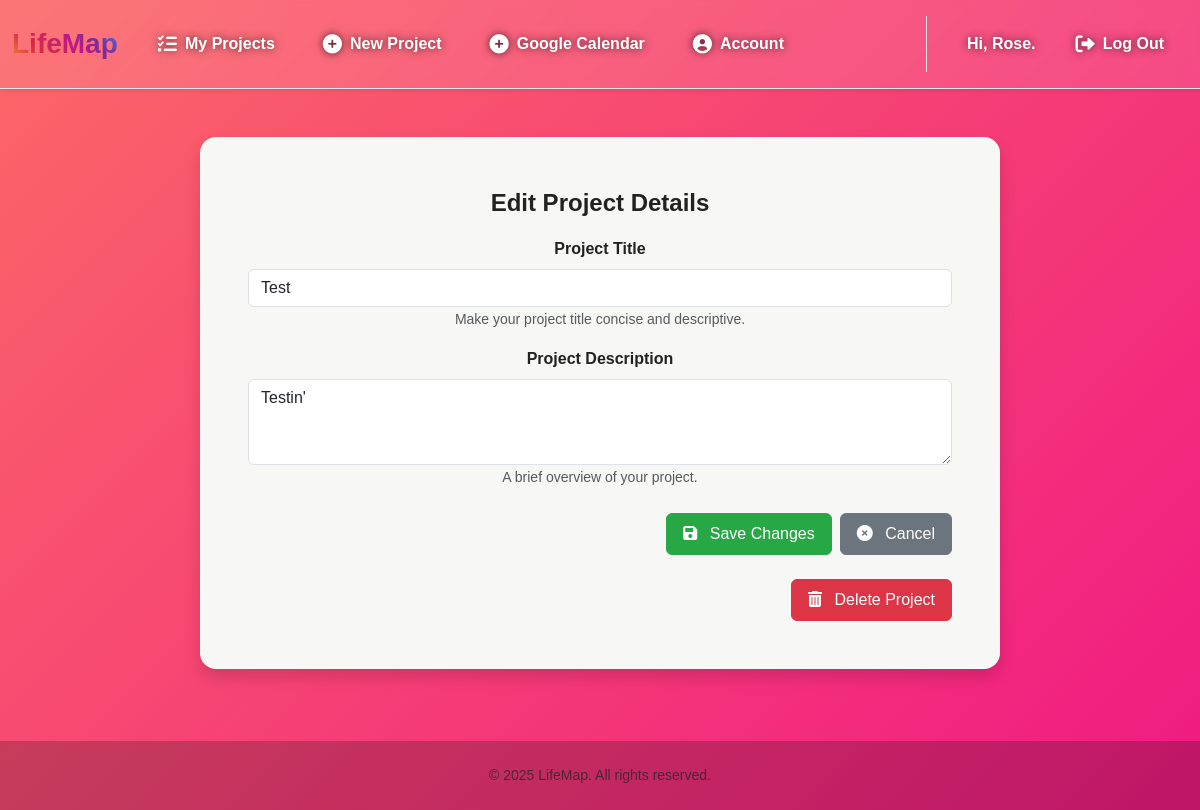
The app's page /projects/1/edit (signed in) with its own data.
### tables this page shows
CREATE TABLE users (
    user_id INTEGER PRIMARY KEY AUTOINCREMENT,
    username TEXT NOT NULL UNIQUE,
    email TEXT UNIQUE,
    password_hash TEXT NOT NULL
, google_token TEXT);

CREATE TABLE projects (
    project_id INTEGER PRIMARY KEY AUTOINCREMENT,
    user_id INTEGER NOT NULL,
    name TEXT NOT NULL,
    description TEXT,
    start_date TEXT,
    end_date TEXT,
    FOREIGN KEY (user_id) REFERENCES users (user_id)
);

### app.py (the view, shortened to what this page needs)
@app.route("/projects/<int:project_id>/edit", methods=["GET", "POST"])
@login_required
def edit_project(project_id):
    user_id = session["user_id"]
    conn = get_db()
    cursor = conn.cursor()
    if request.method == "GET":
        cursor.execute(
            """SELECT name, description FROM projects WHERE user_id = ? AND project_id = ?""",
            (user_id,
             project_id))
        project = cursor.fetchone()
        if project is None:
            return error_page(
                "Project not found or you don't have permission to edit.", 404)
        return render_template(
            "editProject.html",
            current_project=dict(project),
            project_id=project_id,
            username=get_username(user_id))

### app.py (called while the page is built)
@app.after_request
def after_request(response):
    response.headers["Cache-Control"] = "no-cache, no-store, must-revalidate"
    response.headers["Expires"] = 0
    response.headers["Pragma"] = "no-cache"
    return response

### help.py (called while the page is built)
def get_db():
    if 'lifemap_db' not in g:
        g.lifemap_db = sqlite3.connect("LifeMap.db")
        g.lifemap_db.row_factory = sqlite3.Row
    return g.lifemap_db

def login_required(f):
    @wraps(f)
    def decorated_function(*args, **kwargs):
        if session.get("user_id") is None:
            return redirect("/login")
        return f(*args, **kwargs)
    return decorated_function

def get_username(user_id):
    conn = get_db()
    cursor = conn.cursor()
    cursor.execute("""SELECT username FROM users WHERE user_id = ?""", (user_id,))
    username_row = cursor.fetchone()
    return username_row[0] if username_row else None

### templates/editProject.html (shortened to what this page needs)
{% extends "layout.html" %}
{% block username %}
    <div class="username fs-6 fw-bold">Hi, {{username}}.</div>
{% endblock %}
{% block main %}
    <div class="mb-4 shadow rounded-4 p-5 mx-auto" style="background-color: #f7f7f5 !important; max-width: 800px; width: 100%;">
        <form id="editProjectForm" method="POST" action="/projects/{{ project_id }}/edit">
            <div class="mb-3">
                <div class="fs-4 fw-bold mb-3">
                    <label id="edit_project_label">Edit Project Details</label>
                </div>
                <div class="mb-3">
                    <label for="projectTitle" class="form-label fw-semibold">Project Title</label>
                    <input type="text" class="form-control" id="projectTitle" name="projectTitle" value="{{ current_project['name'] }}" required placeholder="Enter new project title">
                    <small class="form-text text-muted">Make your project title concise and descriptive.</small>
                </div>
                <div class="mb-3">
                    <label for="projectDescription" class="form-label fw-semibold">Project Description</label>
                    <textarea class="form-control" id="projectDescription" name="projectDescription" rows="3" placeholder="Enter new project description">{{ current_project['description'] }}</textarea>
                    <small class="form-text text-muted">A brief overview of your project.</small>
                </div>
            </div>
            <div class="d-flex justify-content-end gap-2 mt-4">
                <button type="submit" class="btn btn-success">
                    <i class="fa-solid fa-save me-2"></i> Save Changes
                </button>
                <button type="button" class="btn btn-secondary" id="cancelEdit">
                    <i class="fa-solid fa-times-circle me-2"></i> Cancel
                </button>
            </div>
        </form>
        <form id="deleteProjectForm" method="POST" action="/projects/{{ project_id }}/delete" class="mt-4">
            <div class="d-flex justify-content-end">
                <button type="button" class="btn btn-danger" id="deleteProjectBtn">
                    <i class="fa-solid fa-trash-alt me-2"></i> Delete Project
                </button>
            </div>
        </form>
    </div>
{% endblock %}

### static/css/layout2.css (style rules this page uses)
body { font-family: 'Poppins', sans-serif; background: linear-gradient(-45deg, #6a11cb, #2575fc, #ec008c, #fc6767); background-size: 400% 400%; animation: gradientBG 25s ease infinite; color: #222; display: flex; flex-direction: column; min-height: 100vh; }
.username { text-shadow: 0px 0px 8px rgba(0, 0, 0, 0.7); }

### templates/editProject.html (style rules this page uses)
.btn { border-radius: 0.375rem; font-weight: 500; transition: all 0.2s ease-in-out; padding: 0.5rem 1rem; }
.btn-success { background-color: #28a745; border-color: #28a745; color: white; }
.btn-secondary { background-color: #6c757d; border-color: #6c757d; color: white; }
.btn-danger { background-color: #dc3545; border-color: #dc3545; color: white; }

### records on screen
users: username "Rose"
projects: projectTitle "Test", projectDescription "Testin'"
